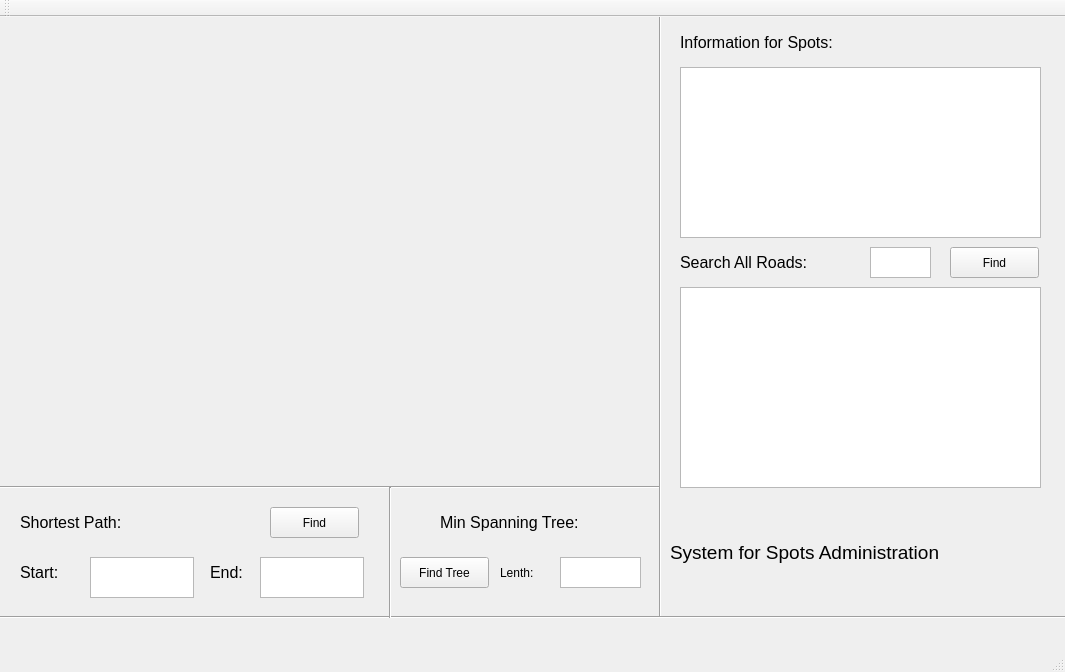
<?xml version="1.0" encoding="UTF-8"?>
<ui version="4.0">
 <class>GForSpots</class>
 <widget class="QMainWindow" name="GForSpots">
  <property name="geometry">
   <rect>
    <x>0</x>
    <y>0</y>
    <width>1065</width>
    <height>672</height>
   </rect>
  </property>
  <property name="windowTitle">
   <string>GForSpots</string>
  </property>
  <widget class="QWidget" name="centralWidget">
   <widget class="Line" name="line">
    <property name="geometry">
     <rect>
      <x>0</x>
      <y>460</y>
      <width>661</width>
      <height>21</height>
     </rect>
    </property>
    <property name="orientation">
     <enum>Qt::Horizontal</enum>
    </property>
   </widget>
   <widget class="Line" name="line_2">
    <property name="geometry">
     <rect>
      <x>650</x>
      <y>-20</y>
      <width>20</width>
      <height>621</height>
     </rect>
    </property>
    <property name="orientation">
     <enum>Qt::Vertical</enum>
    </property>
   </widget>
   <widget class="QTextBrowser" name="Information">
    <property name="geometry">
     <rect>
      <x>680</x>
      <y>50</y>
      <width>361</width>
      <height>171</height>
     </rect>
    </property>
   </widget>
   <widget class="QLabel" name="label">
    <property name="geometry">
     <rect>
      <x>680</x>
      <y>10</y>
      <width>261</width>
      <height>31</height>
     </rect>
    </property>
    <property name="font">
     <font>
      <pointsize>12</pointsize>
     </font>
    </property>
    <property name="text">
     <string>Information for Spots:</string>
    </property>
   </widget>
   <widget class="QLabel" name="label_2">
    <property name="geometry">
     <rect>
      <x>680</x>
      <y>230</y>
      <width>261</width>
      <height>31</height>
     </rect>
    </property>
    <property name="font">
     <font>
      <pointsize>12</pointsize>
     </font>
    </property>
    <property name="text">
     <string>Search All Roads:</string>
    </property>
   </widget>
   <widget class="QPushButton" name="Find_Roads">
    <property name="geometry">
     <rect>
      <x>950</x>
      <y>230</y>
      <width>89</width>
      <height>31</height>
     </rect>
    </property>
    <property name="text">
     <string>Find</string>
    </property>
   </widget>
   <widget class="QTextBrowser" name="Roads">
    <property name="geometry">
     <rect>
      <x>680</x>
      <y>270</y>
      <width>361</width>
      <height>201</height>
     </rect>
    </property>
   </widget>
   <widget class="QTextEdit" name="ShortS">
    <property name="geometry">
     <rect>
      <x>90</x>
      <y>540</y>
      <width>104</width>
      <height>41</height>
     </rect>
    </property>
   </widget>
   <widget class="QLabel" name="label_3">
    <property name="geometry">
     <rect>
      <x>20</x>
      <y>490</y>
      <width>261</width>
      <height>31</height>
     </rect>
    </property>
    <property name="font">
     <font>
      <pointsize>12</pointsize>
     </font>
    </property>
    <property name="text">
     <string>Shortest Path:</string>
    </property>
   </widget>
   <widget class="QLabel" name="label_4">
    <property name="geometry">
     <rect>
      <x>20</x>
      <y>540</y>
      <width>71</width>
      <height>31</height>
     </rect>
    </property>
    <property name="font">
     <font>
      <pointsize>12</pointsize>
     </font>
    </property>
    <property name="text">
     <string>Start:</string>
    </property>
   </widget>
   <widget class="QLabel" name="label_5">
    <property name="geometry">
     <rect>
      <x>210</x>
      <y>540</y>
      <width>71</width>
      <height>31</height>
     </rect>
    </property>
    <property name="font">
     <font>
      <pointsize>12</pointsize>
     </font>
    </property>
    <property name="text">
     <string>End:</string>
    </property>
   </widget>
   <widget class="QTextEdit" name="ShortE">
    <property name="geometry">
     <rect>
      <x>260</x>
      <y>540</y>
      <width>104</width>
      <height>41</height>
     </rect>
    </property>
   </widget>
   <widget class="QPushButton" name="Find_Short">
    <property name="geometry">
     <rect>
      <x>270</x>
      <y>490</y>
      <width>89</width>
      <height>31</height>
     </rect>
    </property>
    <property name="text">
     <string>Find</string>
    </property>
   </widget>
   <widget class="QLabel" name="label_6">
    <property name="geometry">
     <rect>
      <x>440</x>
      <y>490</y>
      <width>201</width>
      <height>31</height>
     </rect>
    </property>
    <property name="font">
     <font>
      <pointsize>12</pointsize>
     </font>
    </property>
    <property name="text">
     <string>Min Spanning Tree:</string>
    </property>
   </widget>
   <widget class="QPushButton" name="Find_Tree">
    <property name="geometry">
     <rect>
      <x>400</x>
      <y>540</y>
      <width>89</width>
      <height>31</height>
     </rect>
    </property>
    <property name="text">
     <string>Find Tree</string>
    </property>
   </widget>
   <widget class="QLabel" name="label_7">
    <property name="geometry">
     <rect>
      <x>670</x>
      <y>500</y>
      <width>371</width>
      <height>71</height>
     </rect>
    </property>
    <property name="font">
     <font>
      <pointsize>14</pointsize>
     </font>
    </property>
    <property name="text">
     <string>System for Spots Administration</string>
    </property>
   </widget>
   <widget class="Line" name="line_3">
    <property name="geometry">
     <rect>
      <x>0</x>
      <y>580</y>
      <width>1071</width>
      <height>41</height>
     </rect>
    </property>
    <property name="orientation">
     <enum>Qt::Horizontal</enum>
    </property>
   </widget>
   <widget class="Line" name="line_4">
    <property name="geometry">
     <rect>
      <x>380</x>
      <y>470</y>
      <width>20</width>
      <height>131</height>
     </rect>
    </property>
    <property name="orientation">
     <enum>Qt::Vertical</enum>
    </property>
   </widget>
   <widget class="QTextEdit" name="Start">
    <property name="geometry">
     <rect>
      <x>870</x>
      <y>230</y>
      <width>61</width>
      <height>31</height>
     </rect>
    </property>
   </widget>
   <widget class="QTextBrowser" name="Lenth">
    <property name="geometry">
     <rect>
      <x>560</x>
      <y>540</y>
      <width>81</width>
      <height>31</height>
     </rect>
    </property>
   </widget>
   <widget class="QLabel" name="label_8">
    <property name="geometry">
     <rect>
      <x>500</x>
      <y>540</y>
      <width>51</width>
      <height>31</height>
     </rect>
    </property>
    <property name="font">
     <font>
      <pointsize>9</pointsize>
     </font>
    </property>
    <property name="text">
     <string>Lenth:</string>
    </property>
   </widget>
  </widget>
  <widget class="QMenuBar" name="menuBar">
   <property name="geometry">
    <rect>
     <x>0</x>
     <y>0</y>
     <width>1065</width>
     <height>25</height>
    </rect>
   </property>
  </widget>
  <widget class="QToolBar" name="mainToolBar">
   <attribute name="toolBarArea">
    <enum>TopToolBarArea</enum>
   </attribute>
   <attribute name="toolBarBreak">
    <bool>false</bool>
   </attribute>
  </widget>
  <widget class="QStatusBar" name="statusBar"/>
 </widget>
 <layoutdefault spacing="6" margin="11"/>
 <resources/>
 <connections/>
</ui>
